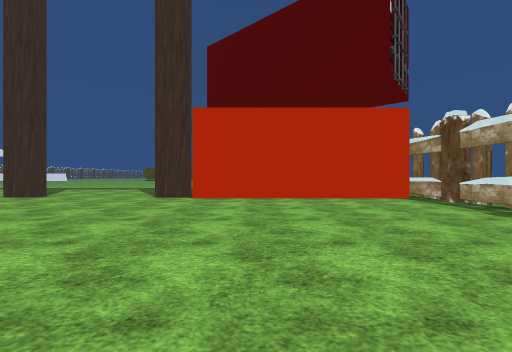
view 1 (above)

15 first-person views from a walk through a 3-D level made in the Unity game engine. The camera is 1.2 m above the floor, looks level and sees 90° across. The floor is counted in squares, 2 m on a side. Each view is taken from the middle of a square. On the plan, view 1 faces up. The plan holds only what a view shows up to about 9 squares ahead; the rest is blank. The place goes on beyond the plan. The terrain is drawn as flat ground. Some surface patterns are stand-ins.

view 2
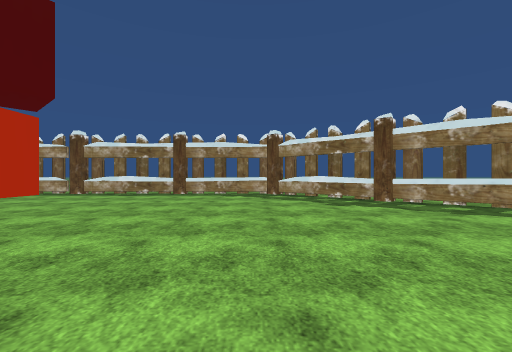

view 3
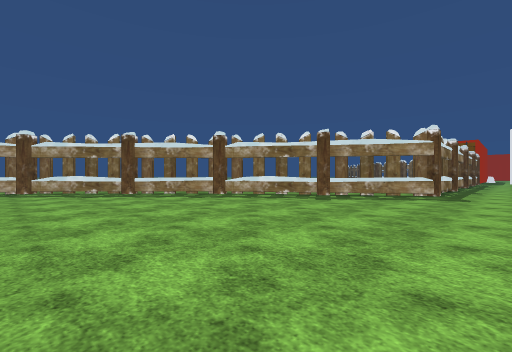

view 4
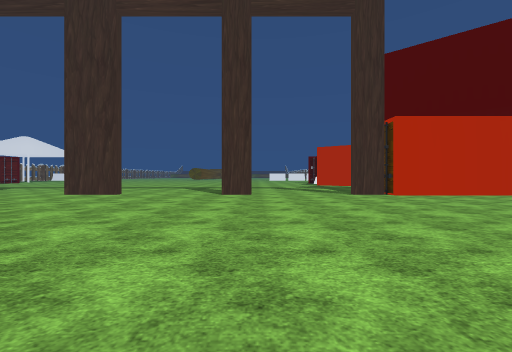

view 5
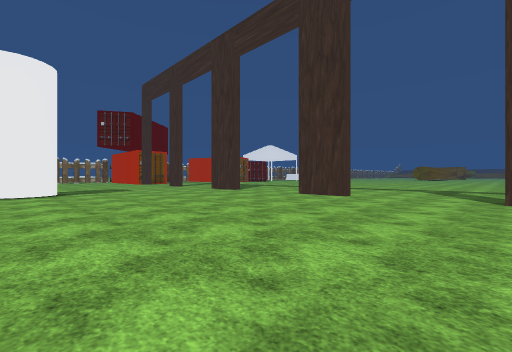

view 6
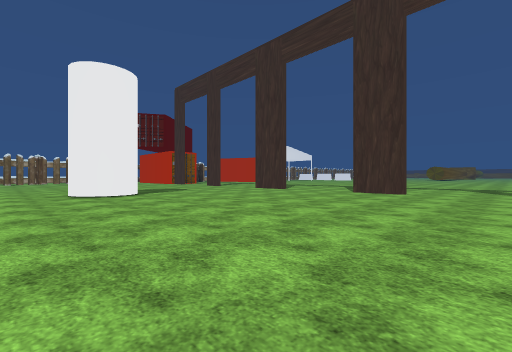

view 7
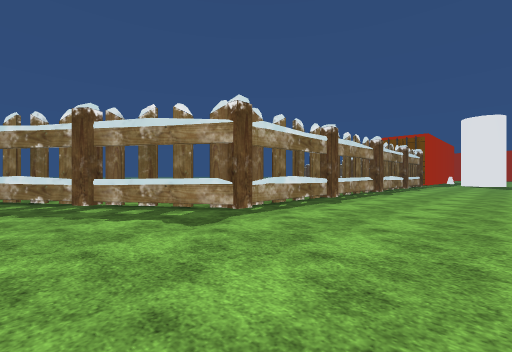

view 8
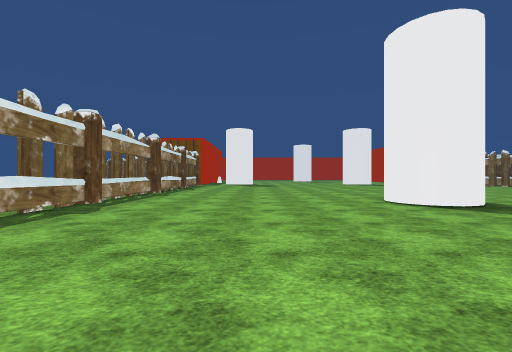

view 9
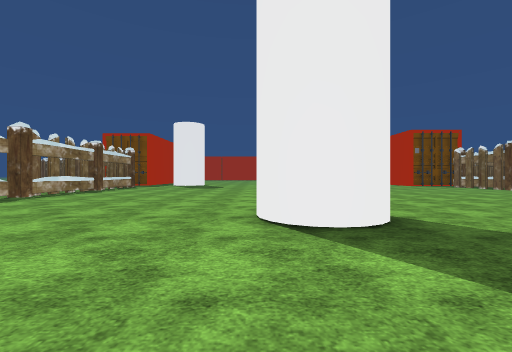

view 10
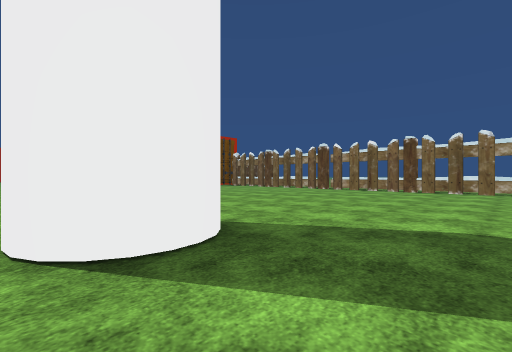

view 11
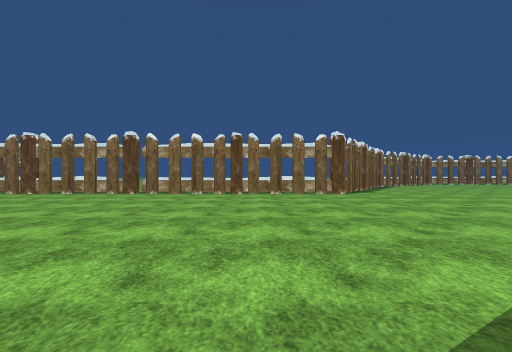

view 12
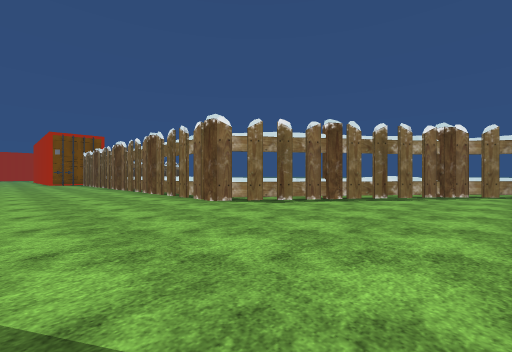

view 13
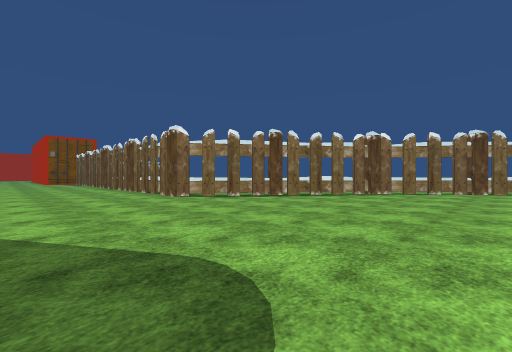

view 14
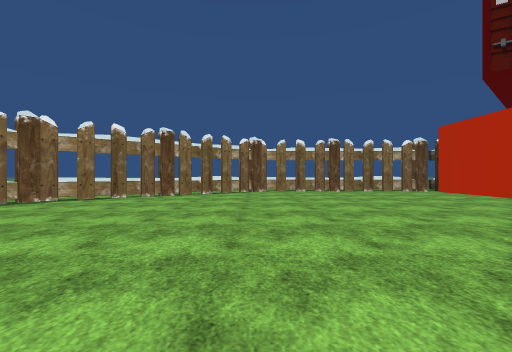

view 15
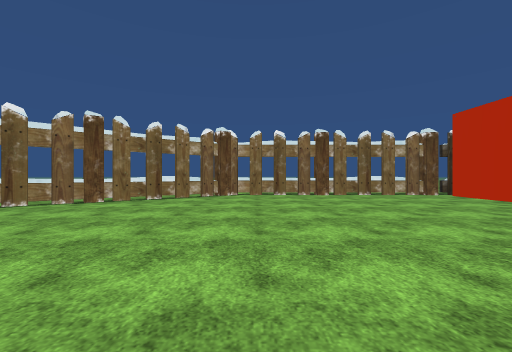

### Floor plan
Points are (right, up) in squares from view 1. A wall is a line through its corners. A room is listed if a view was taken in it or the views show most of it. See-through windows are left out.
Room 1 (views 1, 2, 3, 4, 5, 6, 7, 8, 9, 10, 11, 12, 13, 14, 15)
walls: (-16.6, 1.2) (-16.3, 0.9) (-16, 0.3) (-16.3, -0.2) (-16.5, -0.5); (-13.6, -12.1) (-13.1, -11.9); (-10.4, 7.2) (-12.1, 7.2); (-6.1, 7.2) (-7.1, 7.2); (-28, -5.2) (-22.6, -9.1) (-22.6, -18.5); (0.2, -5.2) (4.6, -0.5) (4.6, 6.2); (-1.9, 7.2) (-2.9, 7.2); (-5.3, -18) (-5.3, -9) (0.3, -5.2); (-32.1, 6.8) (-32.1, 0.2) (-27.8, -5.4); (4.6, 6.4) (4.6, 7.6)
ways out: gap at (5, 6)
objects: container (-31, 7) to (-29, 7); container (-1, 7) to (4, 7)

Where each view was taken, in squares from view 1:
view 1: 0 up, 0 right, facing up
view 2: 0 up, 4 left, facing right
view 3: 0 up, 7 left, facing down-right
view 4: 1 down, 6 left, facing up
view 5: 0 up, 7 left, facing up-left
view 6: 2 down, 8 left, facing up-left
view 7: 6 down, 9 left, facing down-right
view 8: 7 down, 9 left, facing down
view 9: 9 down, 12 left, facing down
view 10: 10 down, 12 left, facing down-left
view 11: 12 down, 14 left, facing left
view 12: 4 down, 19 left, facing down-left
view 13: 2 down, 19 left, facing down-left
view 14: 0 up, 22 left, facing left
view 15: 1 up, 24 left, facing left
